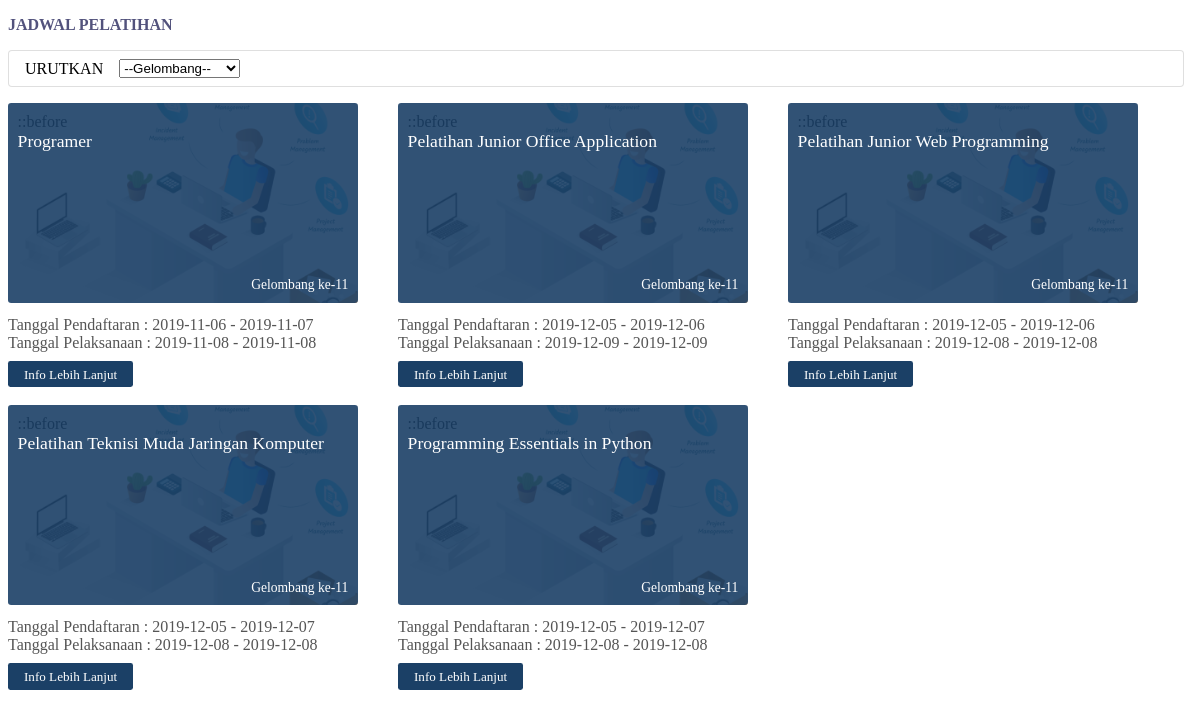
The app's page /jadwal_pelatihan.php with its own data.
### tables this page shows
CREATE TABLE `d_pelatihan` (
  `kd_pelatihan` varchar(12) NOT NULL,
  `judul_pelatihan` varchar(50) NOT NULL,
  `sts` varchar(5) NOT NULL,
  `tgl_buka` date NOT NULL,
  `tgl_tutup` date NOT NULL,
  `tgl_pelaksanaan` date NOT NULL,
  `tgl_selesai` date NOT NULL,
  `gelombang` int(15) NOT NULL,
  `id_soal` int(15) NOT NULL,
  `waktu_pengerjaan` int(15) NOT NULL
);

### jadwal_pelatihan.php (the view, shortened to what this page needs)
<!DOCTYPE html>
<html>
<head>
</head>
<body>
	<link rel=stylesheet type=text/css href=isi.css>
	<main id="content" class="pad">
		<header class="title-content">
			<h3 class="text-uppercase">Jadwal Pelatihan</h3>
		</header>
		<div class="card p">
			<div class="form-inline">
				<div class="input-group m">
					<span>URUTKAN</span>
				</div>
				<div class="input-group m">
					<form action="" id="form-gelombang">
						<select onchange="" name="gl" class="select2 form-control ">
							<option>--Gelombang--</option>
						</select>
					</form>
				</div>
			</div>
		</div>
		<div class="list-pelatihan row-half">
			<div class="row">
				<?php
					include 'koneksi.php';
					$ambildata = mysqli_query($koneksi,"select kd_pelatihan,judul_pelatihan, tgl_buka, tgl_tutup,tgl_pelaksanaan from d_pelatihan");
					$baris = mysqli_num_rows($ambildata);
					for($i=1;$i<=$baris;$i++)
					{
						$data = mysqli_fetch_array($ambildata);
						echo "<div class='col-md'>
					<div class='pelatihan navy'>
						<div class='pelatihan-cover page'>
							::before
							<div class='title-pelatihan'>
								<span>$data[judul_pelatihan]</span>
							</div>
							<div class='gelombang'>
								<span>Gelombang ke-11</span>
							</div>
						</div>
						<div class='pelatihan-periode'>
							<span class='date-label'>
								<span>Tanggal Pendaftaran  : </span>
								<span> $data[tgl_buka] - $data[tgl_tutup]</span><br>
							</span>
							<span class='date-label'>
								<span>Tanggal Pelaksanaan : </span>
								<span> $data[tgl_pelaksanaan] - $data[tgl_pelaksanaan]</span>
							</span>
						</div>
						<div class='pelatihan-link'>
							<a href='detail_pelatihan.php?kode=$data[kd_pelatihan]' class='detailPelatihan'>Info Lebih Lanjut</a>
						</div>
					</div>
				</div>";
					}
				?>
			</div>
		</div>
	</main>
</body>
</html>

### isi.css (style rules this page uses)
.pad { padding-right: .5rem!important; padding-bottom: 0!important; display: block; }
.title-content { width: 100%; position: relative; }
.text-uppercase { text-transform: uppercase!important; }
.card { border: 1px solid rgba(132, 128, 128, 0.125); position: relative; display: -ms-flexbox; display: flex; -ms-flex-direction: column; flex-direction: column; min-width: 0; word-wrap: break-word; background-color: #fff; background-clip: border-box; border: 1px solid rgba(0,0,0,.125); border-radius: .25rem; }
.p { padding-left: .5rem!important; padding-right: .5rem!important; padding-top: .5rem!important; padding-bottom: 0!important; margin-top: .5rem!important; }
.form-inline { display: -ms-flexbox; display: flex; -ms-flex-flow: row wrap; flex-flow: row wrap; -ms-flex-align: center; align-items: center; }
.input-group { position: relative; display: -ms-flexbox; display: flex; -ms-flex-wrap: wrap; flex-wrap: wrap; -ms-flex-align: stretch; align-items: stretch; width: 100%; }
.form-inline .custom-select, .form-inline .input-group { width: auto; }
.m { margin-right: .5rem!important; margin-left: .5rem!important; margin-bottom: .5rem!important; }
form { display: block; margin-top: 0em; }
.row { display: -ms-flexbox; display: flex; -ms-flex-wrap: wrap; flex-wrap: wrap; margin-right: -15px; margin-left: -15px; }
a { color: #000000; text-decoration: none; background-color: transparent; }
.list-pelatihan { width: 100%; position: relative; }
.row-half { margin-top: 1rem!important; margin-right: 1rem!important; }
.col-md { padding-left: 10px; padding-right: 30px; position: relative; width: auto; }
.pelatihan { display: -webkit-box; display: -ms-flexbox; display: flex; -ms-flex-wrap: wrap; flex-wrap: wrap; position: relative; margin-bottom: .625rem; width: 350px; }
.pelatihan-cover { display: flex; -webkit-box-orient: vertical; -webkit-box-direction: normal; -ms-flex-direction: column; flex-direction: column; height: 200px; padding: .6rem; border-radius: .2rem; overflow: hidden; -webkit-box-flex: 0; -ms-flex: 0 0 100%; flex: 0 0 100%; width: 100%; position: relative; margin-bottom: .8rem; background: url(assets/img/bg.png) no-repeat center center; background-size: cover; }
.title-pelatihan { margin-top: 0; margin-bottom: auto; line-height: 1.2; width: 100%; position: relative; z-index: 20; }
.pelatihan-cover .title-pelatihan span { color: #fff; font-size: 1.1rem; font-weight: 500; }
.pelatihan-cover .gelombang { text-align: right; margin-top: auto; margin-bottom: 0; width: 100%; position: relative; z-index: 20; }
.pelatihan-periode { -webkit-box-flex: 0; -ms-flex: 0 0 100%; flex: 0 0 100%; width: 100%; position: relative; margin-bottom: .8rem; }
.pelatihan-periode > .date-label { margin-bottom: .4em; color: #888; font-size: .8rem; font-weight: 300; }
.pelatihan.navy .pelatihan-cover::before { background-color: rgba(27,64,102,0.9); }
.pelatihan-cover::before { left: 0; top: 0; right: 0; bottom: 0; z-index: 5; position: absolute; content: ""; }
.pelatihan-cover .gelombang span { color: #fff; font-size: .85rem; font-weight: 300; }
.date-label > span { color: #555; font-size: medium; }
.pelatihan-periode .date-label { font-size: .8rem; font-weight: 300; }
.pelatihan-cover, .pelatihan-periode, .pelatihan-link { -webkit-box-flex: 0; -ms-flex: 0 0 100%; flex: 0 0 100%; width: 100%; position: relative; margin-bottom: .8rem; }
.pelatihan.navy .pelatihan-link a { background-color: #1b4066; }
.pelatihan-link a { color: #fff; font-size: .82rem; padding: .35rem 1rem; border-radius: .15rem; background-color: transparent; font-weight: 500; }
a { color: #007bff; text-decoration: none; background-color: transparent; }
.row-half>.row { margin-left: -10px; margin-right: -10px; }

### records on screen
d_pelatihan: judul_pelatihan "Programer", tgl_buka "2019-11-06", tgl_tutup "2019-11-07", tgl_pelaksanaan "2019-11-08"
d_pelatihan: judul_pelatihan "Pelatihan Junior Office Application", tgl_buka "2019-12-05", tgl_tutup "2019-12-06", tgl_pelaksanaan "2019-12-09"
d_pelatihan: judul_pelatihan "Pelatihan Junior Web Programming", tgl_buka "2019-12-05", tgl_tutup "2019-12-06", tgl_pelaksanaan "2019-12-08"
d_pelatihan: judul_pelatihan "Pelatihan Teknisi Muda Jaringan Komputer", tgl_buka "2019-12-05", tgl_tutup "2019-12-07", tgl_pelaksanaan "2019-12-08"
d_pelatihan: judul_pelatihan "Programming Essentials in Python", tgl_buka "2019-12-05", tgl_tutup "2019-12-07", tgl_pelaksanaan "2019-12-08"
